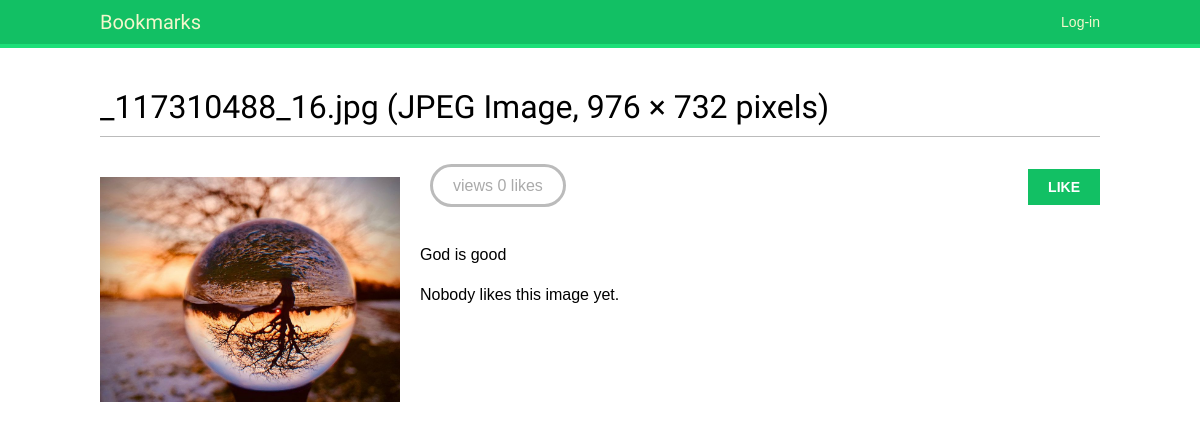
/images/detail/2/117310488_16jpg-jpeg-image-976-732-pixels/, run on the app's committed database.
### images/models.py (models this page shows, shortened)
class Image(models.Model):
    user = models.ForeignKey(settings.AUTH_USER_MODEL, related_name='images_created', on_delete=models.CASCADE)
    title = models.CharField(max_length=200)
    slug = models.SlugField(max_length=200, blank = True)
    url = models.URLField()
    image = models.ImageField(upload_to='images/%Y/%M/%d/')
    description = models.TextField(blank=True)
    created = models.DateField(auto_now_add=True, db_index=True)
    users_like = models.ManyToManyField(settings.AUTH_USER_MODEL, related_name='images_liked', blank=True)
    total_likes = models.PositiveIntegerField(db_index=True, default=0)

### images/views.py (the view)
# urls.py: path('detail/<int:id>/<slug:slug>/', views.image_detail, name='detail'),
def image_detail(request, id, slug):
    image = get_object_or_404(Image, id=id, slug=slug)
    total_views = r.incr('image:{}:views'.format(image.id))
    r.zincrby('image_ranking', image.id, 1)
    return render(request, 'images/image/detail.html',
                  {'section': 'images',
                   'image': image,
                   'total_views': total_views})

### images/templates/images/image/detail.html (shortened to what this page needs)
{% extends "base.html" %}
{% load thumbnail %}
{% block content %}
    <h1> {{ image.title }} </h1>
    {% thumbnail image.image "300x300" as im %}
        <a href = "/images{{ image.image.url }}">
            <img src="{{ im.url }}" class = "image-detail">
        </a>
    {% endthumbnail %}
    {% with total_likes=image.users_like.count users_like=image.users_like.all %}
        <div class = "image-info">
            <div>
                <span class = "count">
                    {{ total_views }} view{{ total_views|pluralize }}
                    <span class = "total">{{ total_likes }}</span>
                     like{{ total_likes|pluralize }}
                </span>
                <a href="#" data-id ="{{ image.id }}" data-action="{% if request.user in users_like %}un{% endif %}like" class="like button">
                {% if request.user not in users_like %}
                    Like
                {% else %}
                    Unlike
                {% endif %}
                </a>
            </div>
            {{ image.description|linebreaks }}
        </div>
        <div class = "images-likes">
            {% for user in image.users_like.all %}
                <div>
                    <img src="{{ user.profile.photo.url }}">
                    <p> {{ user.first_name }} </p>
                </div>
            {% empty %}
                Nobody likes this image yet.
            {% endfor %}
        </div>
    {% endwith %}
{% endblock content %}

### account/static/css/base.css (style rules this page uses)
body { margin:0; padding:0; font-family:helvetica, sans-serif; }
p { line-height: 1.8; }
a { color:#12c064; text-decoration:none; }
h1, h2, h3, h4, h5 , h6 { font-family: 'Muli', sans-serif; font-weight:normal; }
h1 { border-bottom:1px solid #bbb; padding:0 0 10px 0; margin:10px 0 20px 0; }
input[type=submit], a.button { font-weight:bold; background:#12c064; color:#fff; padding:10px 20px; font-size:14px; text-transform:uppercase; }
.image-preview, .image-detail { max-width:300px; float:left; margin:0 20px 20px 0; }
.image-detail { margin-top:20px; }
.image-info div { padding:20px 0; overflow:auto; }
.count { color:#aaa; border:3px solid #bbb; border-radius:26px; padding:10px 20px; margin:20px 10px 0; }
a.like, a.follow { float:right; margin-top:-8px; }

### data on the page
Image: title "_117310488_16.jpg (JPEG Image, 976 × 732 pixels)", description "God is good"

### other printed values
{{ total_likes }} "0"
